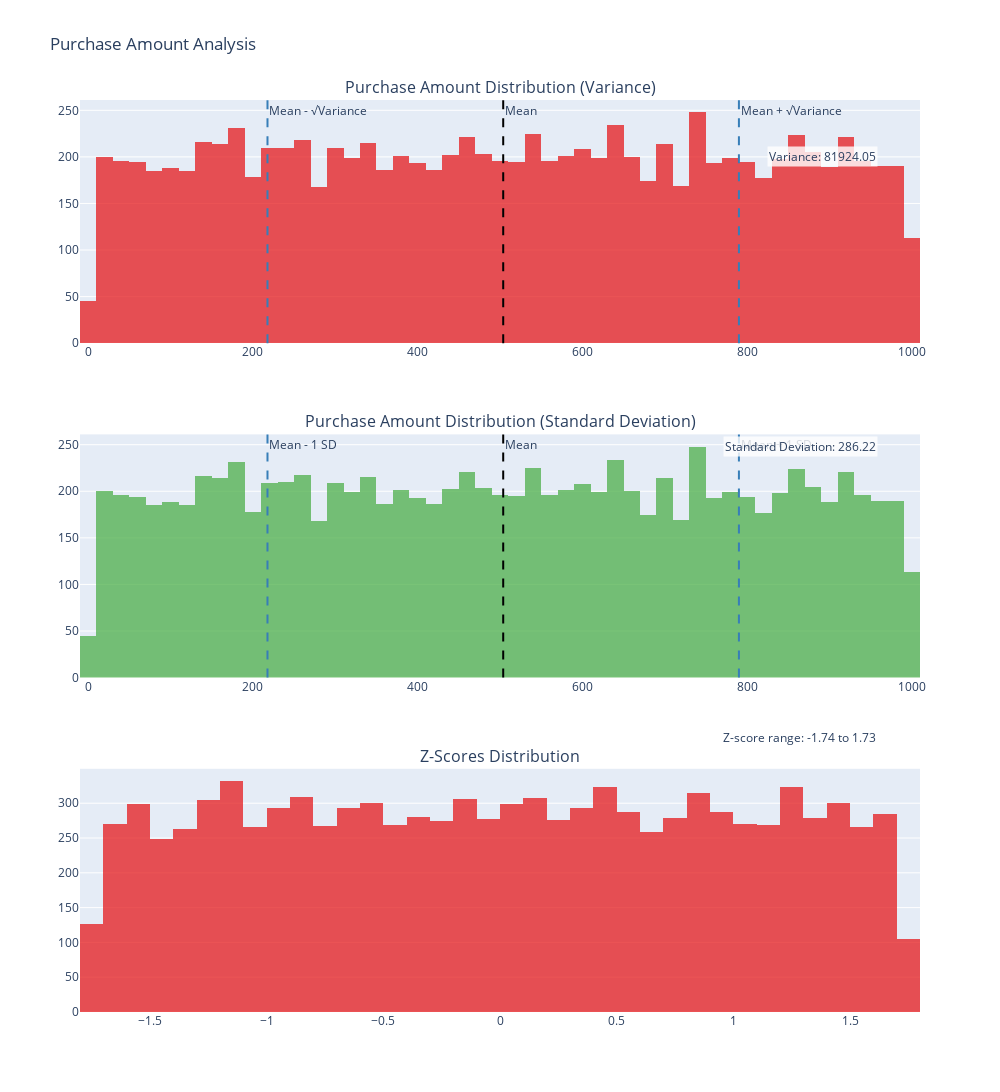

This figure's notebook cell:
### Code cell
import pandas as pd
import numpy as np
import plotly.graph_objects as go
from plotly.subplots import make_subplots

# Load the dataset
df = pd.read_csv('ecommerce_customer_behavior_dataset.csv')

# Calculate variance, standard deviation, and z-score for Purchase Amount
purchase_amount = df['Purchase Amount ($)']
variance = np.var(purchase_amount)
std_dev = np.std(purchase_amount)
mean_purchase_amount = np.mean(purchase_amount)
z_scores = (purchase_amount - mean_purchase_amount) / std_dev

# Create a subplot with 3 rows
fig = make_subplots(rows=3, cols=1, 
                    subplot_titles=("Purchase Amount Distribution (Variance)",
                                    "Purchase Amount Distribution (Standard Deviation)",
                                    "Z-Scores Distribution"),
                    vertical_spacing=0.1)

# Define colors from Set1 palette
colors = ['#E41A1C', '#377EB8', '#4DAF4A']  # Colors from Set1

# Row 1: Purchase Amount Distribution (Variance)
fig.add_trace(go.Histogram(x=purchase_amount, name='Purchase Amount', 
                             marker_color=colors[0], opacity=0.75), row=1, col=1)
fig.add_vline(x=mean_purchase_amount, line_dash="dash", line_color="black", row=1, col=1, 
               annotation_text="Mean", annotation_position="top right")
fig.add_vline(x=mean_purchase_amount + np.sqrt(variance), line_dash="dash", line_color=colors[1], row=1, col=1,
               annotation_text="Mean + √Variance", annotation_position="top right")
fig.add_vline(x=mean_purchase_amount - np.sqrt(variance), line_dash="dash", line_color=colors[1], row=1, col=1,
               annotation_text="Mean - √Variance", annotation_position="top right")

# Row 2: Purchase Amount Distribution (Standard Deviation)
fig.add_trace(go.Histogram(x=purchase_amount, name='Purchase Amount', 
                             marker_color=colors[2], opacity=0.75), row=2, col=1)
fig.add_vline(x=mean_purchase_amount, line_dash="dash", line_color="black", row=2, col=1,
               annotation_text="Mean", annotation_position="top right")
fig.add_vline(x=mean_purchase_amount + std_dev, line_dash="dash", line_color=colors[1], row=2, col=1,
               annotation_text="Mean + 1 SD", annotation_position="top right")
fig.add_vline(x=mean_purchase_amount - std_dev, line_dash="dash", line_color=colors[1], row=2, col=1,
               annotation_text="Mean - 1 SD", annotation_position="top right")

# Row 3: Z-Scores distribution
fig.add_trace(go.Histogram(x=z_scores, name='Z-Scores', 
                             marker_color=colors[0], opacity=0.75), row=3, col=1)

# Update layout
fig.update_layout(height=1200, width=1000, title_text="Purchase Amount Analysis",
                  showlegend=False)

# Add annotations for variance, standard deviation, and z-score range
fig.add_annotation(x=0.95, y=0.95, xref="paper", yref="paper",
                   text=f"Variance: {variance:.2f}",
                   showarrow=False, align="right", bgcolor="rgba(255,255,255,0.8)")
fig.add_annotation(x=0.95, y=0.62, xref="paper", yref="paper",
                   text=f"Standard Deviation: {std_dev:.2f}",
                   showarrow=False, align="right", bgcolor="rgba(255,255,255,0.8)")
fig.add_annotation(x=0.95, y=0.29, xref="paper", yref="paper",
                   text=f"Z-score range: {z_scores.min():.2f} to {z_scores.max():.2f}",
                   showarrow=False, align="right", bgcolor="rgba(255,255,255,0.8)")

# Show plot
fig.show()

# Print summary statistics
print(f"Variance: {variance:.2f}")
print(f"Standard Deviation: {std_dev:.2f}")
print(f"Z-score range: {z_scores.min():.2f} to {z_scores.max():.2f}")

### Figure 1 — Plotly figure (JSON) as saved in the notebook; plotly's stock layout.template omitted (floating-point values rounded to 4 significant figures; data arrays with more than 128 entries replaced by an {"elided": "..."} marker saying what was removed)
{"data": [{"marker": {"color": "#E41A1C"}, "name": "Purchase Amount", "opacity": 0.75, "type": "histogram", "x": {"elided": "10000 float values"}, "xaxis": "x", "yaxis": "y"}, {"marker": {"color": "#4DAF4A"}, "name": "Purchase Amount", "opacity": 0.75, "type": "histogram", "x": {"elided": "10000 float values"}, "xaxis": "x2", "yaxis": "y2"}, {"marker": {"color": "#E41A1C"}, "name": "Z-Scores", "opacity": 0.75, "type": "histogram", "x": {"elided": "10000 float values"}, "xaxis": "x3", "yaxis": "y3"}], "layout": {"annotations": [{"font": {"size": 16}, "showarrow": false, "text": "Purchase Amount Distribution (Variance)", "x": 0.5, "xanchor": "center", "xref": "paper", "y": 1, "yanchor": "bottom", "yref": "paper"}, {"font": {"size": 16}, "showarrow": false, "text": "Purchase Amount Distribution (Standard Deviation)", "x": 0.5, "xanchor": "center", "xref": "paper", "y": 0.6333, "yanchor": "bottom", "yref": "paper"}, {"font": {"size": 16}, "showarrow": false, "text": "Z-Scores Distribution", "x": 0.5, "xanchor": "center", "xref": "paper", "y": 0.2667, "yanchor": "bottom", "yref": "paper"}, {"showarrow": false, "text": "Mean", "x": 503.9, "xanchor": "left", "xref": "x", "y": 1, "yanchor": "top", "yref": "y domain"}, {"showarrow": false, "text": "Mean + √Variance", "x": 790.1, "xanchor": "left", "xref": "x", "y": 1, "yanchor": "top", "yref": "y domain"}, {"showarrow": false, "text": "Mean - √Variance", "x": 217.7, "xanchor": "left", "xref": "x", "y": 1, "yanchor": "top", "yref": "y domain"}, {"showarrow": false, "text": "Mean", "x": 503.9, "xanchor": "left", "xref": "x2", "y": 1, "yanchor": "top", "yref": "y2 domain"}, {"showarrow": false, "text": "Mean + 1 SD", "x": 790.1, "xanchor": "left", "xref": "x2", "y": 1, "yanchor": "top", "yref": "y2 domain"}, {"showarrow": false, "text": "Mean - 1 SD", "x": 217.7, "xanchor": "left", "xref": "x2", "y": 1, "yanchor": "top", "yref": "y2 domain"}, {"align": "right", "bgcolor": "rgba(255,255,255,0.8)", "showarrow": false, "text": "Variance: 81924.05", "x": 0.95, "xref": "paper", "y": 0.95, "yref": "paper"}, {"align": "right", "bgcolor": "rgba(255,255,255,0.8)", "showarrow": false, "text": "Standard Deviation: 286.22", "x": 0.95, "xref": "paper", "y": 0.62, "yref": "paper"}, {"align": "right", "bgcolor": "rgba(255,255,255,0.8)", "showarrow": false, "text": "Z-score range: -1.74 to 1.73", "x": 0.95, "xref": "paper", "y": 0.29, "yref": "paper"}], "height": 1200, "shapes": [{"line": {"color": "black", "dash": "dash"}, "type": "line", "x0": 503.9, "x1": 503.9, "xref": "x", "y0": 0, "y1": 1, "yref": "y domain"}, {"line": {"color": "#377EB8", "dash": "dash"}, "type": "line", "x0": 790.1, "x1": 790.1, "xref": "x", "y0": 0, "y1": 1, "yref": "y domain"}, {"line": {"color": "#377EB8", "dash": "dash"}, "type": "line", "x0": 217.7, "x1": 217.7, "xref": "x", "y0": 0, "y1": 1, "yref": "y domain"}, {"line": {"color": "black", "dash": "dash"}, "type": "line", "x0": 503.9, "x1": 503.9, "xref": "x2", "y0": 0, "y1": 1, "yref": "y2 domain"}, {"line": {"color": "#377EB8", "dash": "dash"}, "type": "line", "x0": 790.1, "x1": 790.1, "xref": "x2", "y0": 0, "y1": 1, "yref": "y2 domain"}, {"line": {"color": "#377EB8", "dash": "dash"}, "type": "line", "x0": 217.7, "x1": 217.7, "xref": "x2", "y0": 0, "y1": 1, "yref": "y2 domain"}], "showlegend": false, "title": {"text": "Purchase Amount Analysis"}, "width": 1000, "xaxis": {"anchor": "y", "domain": [0, 1]}, "xaxis2": {"anchor": "y2", "domain": [0, 1]}, "xaxis3": {"anchor": "y3", "domain": [0, 1]}, "yaxis": {"anchor": "x", "domain": [0.7333, 1]}, "yaxis2": {"anchor": "x2", "domain": [0.3667, 0.6333]}, "yaxis3": {"anchor": "x3", "domain": [0, 0.2667]}}}
